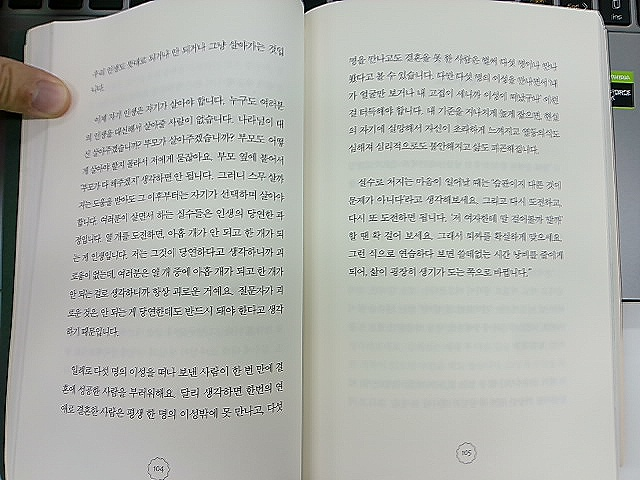
#> input picture captured_images_avg_sharp/avg+sharp.jpg, 640 x 480 px, found by its file name
$ python '0-2좌우나눠서 OCR.py'
#> lines starting #> are read from the running program, lines starting #| are printed output that depends on the picture
import requests
import base64
import json
import os
import cv2
from dotenv import load_dotenv

# 🔐 .env에서 API 키 로드
load_dotenv()
API_KEY = os.getenv("GOOGLE_API_KEY")

# 이미지 → base64 인코딩
def encode_image_to_base64(image):
    _, buffer = cv2.imencode('.jpg', image)
    return base64.b64encode(buffer).decode("utf-8")

# Google Vision OCR 요청
def ocr_with_google_api(cv2_image):
    content = encode_image_to_base64(cv2_image)
    url = f"https://vision.googleapis.com/v1/images:annotate?key={API_KEY}"

    payload = {
        "requests": [
            {
                "image": {"content": content},
                "features": [{"type": "TEXT_DETECTION"}],
            }
        ]
    }

    headers = {"Content-Type": "application/json"}
    response = requests.post(url, headers=headers, data=json.dumps(payload))
    result = response.json()

    try:
        return result["responses"][0]["textAnnotations"][0]["description"].strip()
    except (KeyError, IndexError):
        return None

# 책 양쪽 페이지를 나누어 OCR
def detect_text_from_split_book(image_path):
#> called with image_path = 'captured_images_avg_sharp/avg+sharp.jpg'
    image = cv2.imread(image_path)
#> image is the input picture: shape (480, 640, 3); mean B, G, R 174.2, 179.5, 176.8
    if image is None:
        print("❌ 이미지 불러오기 실패:", image_path)
        return

    height, width, _ = image.shape
#> height = 480; width = 640
    mid = width // 2
#> mid = 320

    left_img = image[:, :mid]
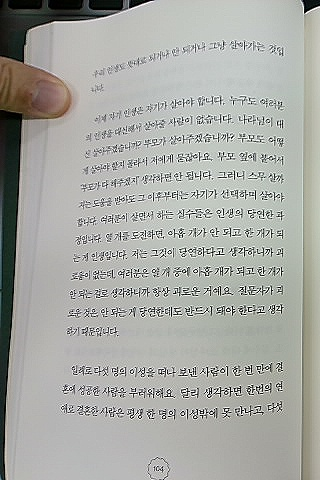
#> left_img: shape (480, 320, 3); mean B, G, R 164.5, 169.4, 167.9
    right_img = image[:, mid:]
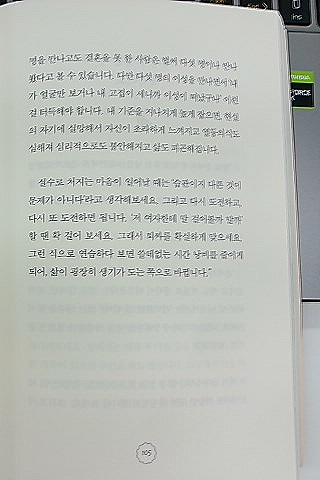
#> right_img: shape (480, 320, 3); mean B, G, R 183.8, 189.6, 185.8

    print("🔍 왼쪽 페이지 OCR 중...")
    left_text = ocr_with_google_api(left_img)
    print("🔍 오른쪽 페이지 OCR 중...")
    right_text = ocr_with_google_api(right_img)

    print("\n📖 [왼쪽 페이지 텍스트]")
    print(left_text if left_text else "❌ 인식 실패")

    print("\n📖 [오른쪽 페이지 텍스트]")
    print(right_text if right_text else "❌ 인식 실패")

# 사용 예시
detect_text_from_split_book("captured_images_avg_sharp/avg+sharp.jpg")  # 실제 이미지 경로로 수정
#> (the call stopped at in ocr_with_google_api, `response = requests.post(url, headers=headers, data=json.dumps(payload))`: requests is not available in this run)
